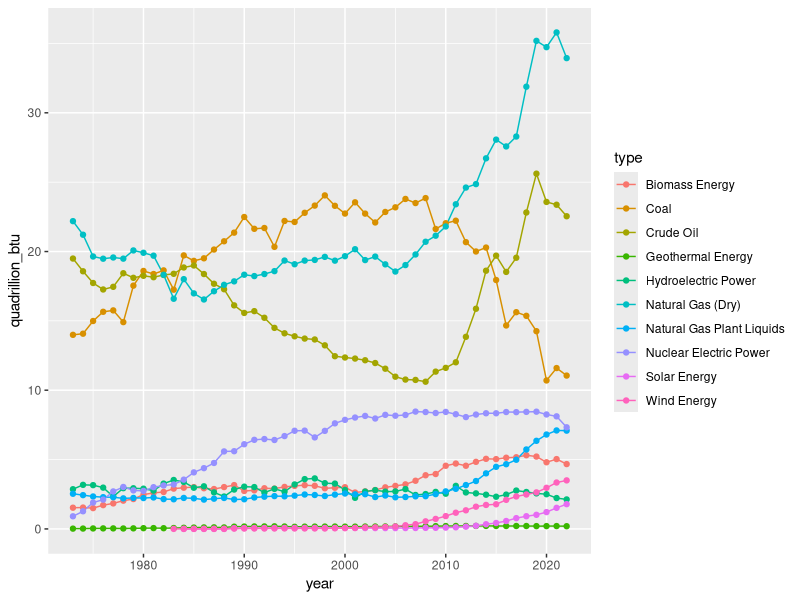
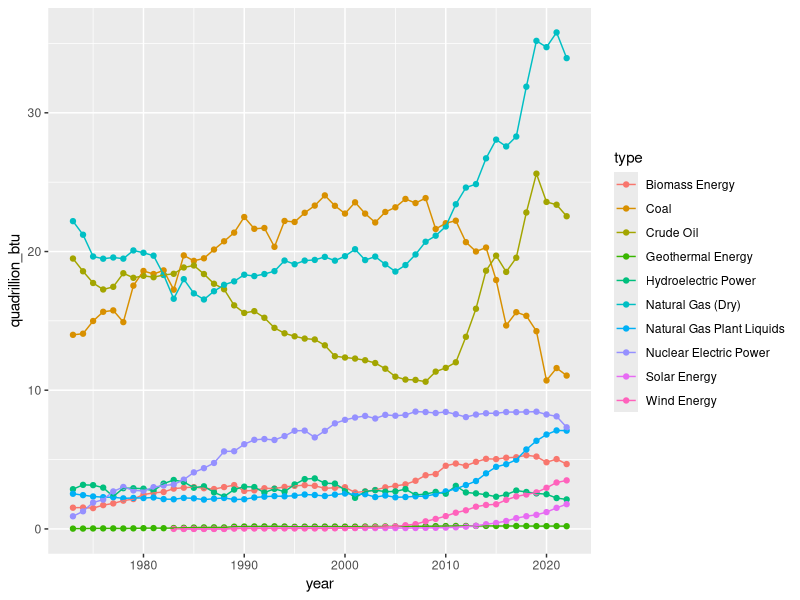

Recreate these plots in R, in order.
## ---- chunk 1
library(tidyverse)
library(readr)
## ---- chunk 2
energy <- read_csv("data/us_energy.csv")

## ---- chunk 3
# combine different layers in a single chart
# parameters have to be encapsutated in the parameters list of ggplot
# parameters within ggplot are global and will default to all layers
ggplot(data=energy, aes(x = year, y = quadrillion_btu, group = type)) +
  geom_line(aes(color = type)) +
  geom_point(aes(color = type))
## ---- chunk 4
# ggplot with multiple layers and parameters within each individual layer
ggplot()+
  geom_point(data = energy, aes(x = year, y = quadrillion_btu, color = type))+
  geom_line(data = energy, aes(x = year, y = quadrillion_btu, color = type))
